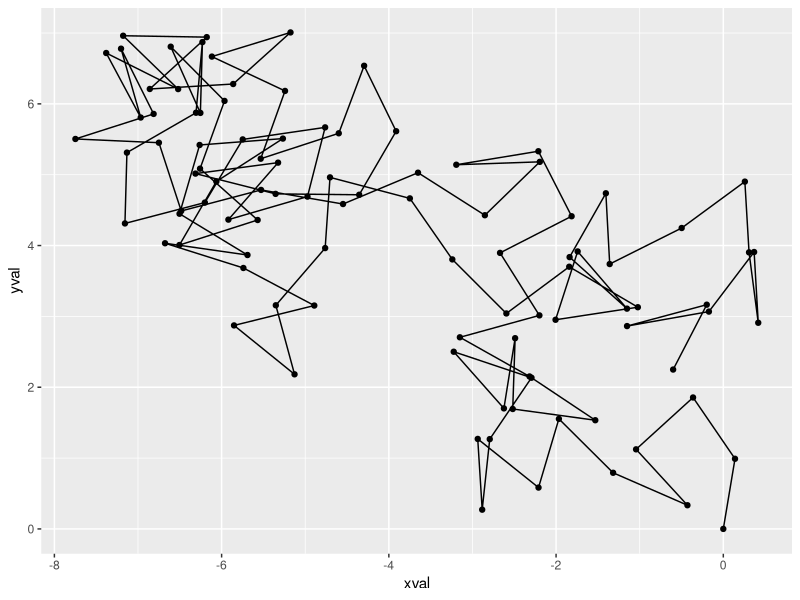

R code for this plot:
library(ggplot2)
numRuns <- 30
runDist <- vector(length = numRuns)
dist <- vector(length = 10)
maxSteps <- 100
steps <- seq(10, maxSteps, by = 10)

for ( numSteps in steps) {
  walks.x <- array(dim = c(numRuns, numSteps))
  walks.y <- array(dim = c(numRuns, numSteps))
  for ( i in 1:numRuns) {
    walks.x[i][1] <- walks.y[i][1] <- 0
    for (j in 2:numSteps) {
      angle <- runif(1) * 2 * pi
      deltax <- cos(angle)
      deltay <- sin(angle)
      walks.x[i,j] <- walks.x[i,j-1] + deltax
      walks.y[i,j] <- walks.y[i,j-1] + deltay
    }
    runDist[i] <- sqrt(walks.x[i,numSteps]*walks.x[i,numSteps] + walks.y[i,numSteps]*walks.y[i,numSteps])
  }
  dist[numSteps/10] <- mean(runDist)
}

# plot(walks.x[15,],walks.y[15,],"l")
# plot(steps, dist, col = "blue", xlim = c(0, maxSteps), ylim = c(0,max(sqrt(maxSteps),dist[maxSteps/10])))
# points(steps, sqrt(steps), col = "red")
summary(runDist)

#walks <- data.frame("xval" = as.factor(walks.x[15,]),"yval" = as.factor(walks.y[15,]))
walks <- data.frame("xval" = walks.x[15,], "yval" = walks.y[15,])

#walks <- data.frame(walks.x[15,],walks.y[15,])
ggplot(walks, aes(x = xval, y = yval)) + geom_point() + geom_path()
